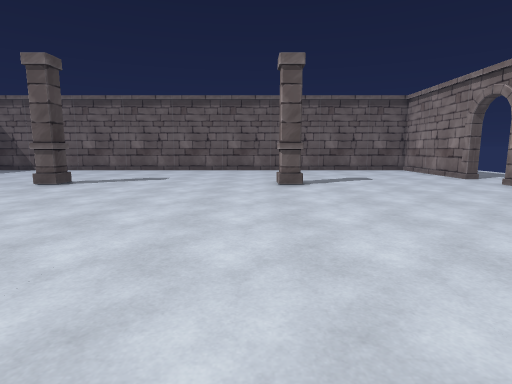
View 1 (above)

16 first-person views from a walk through a scene from a Unity 3-D project. The camera is 1.3 m above the floor, tilts 8° down and sees 80° across. Doors are open. The floor is counted in squares, 1 m on a side. Each view is taken from the middle of a square. On the plan, view 1 faces up. The plan holds only what a view shows up to about 14 squares ahead; the rest is blank. The player is left out. Some animated figures are not drawn.

View 2
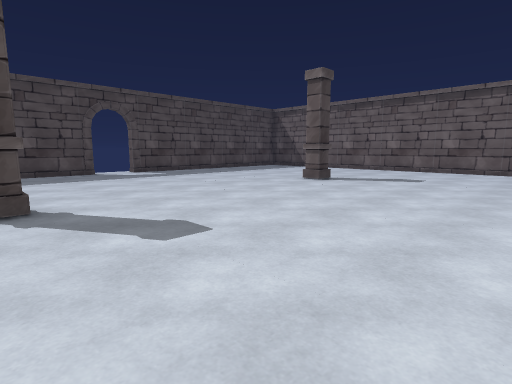

View 3
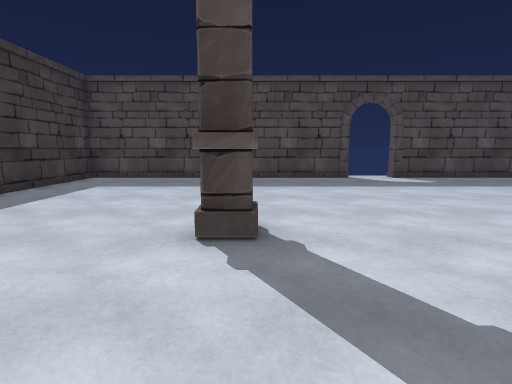

View 4
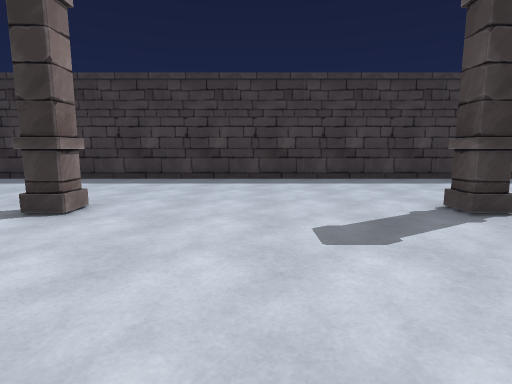

View 5
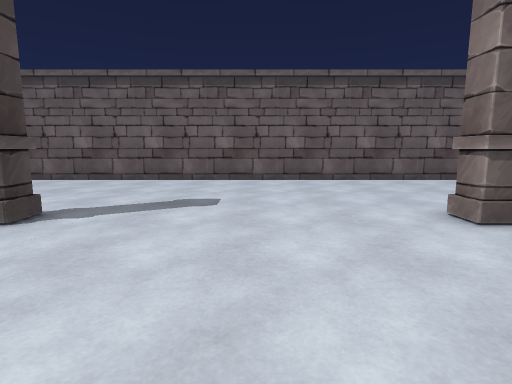

View 6
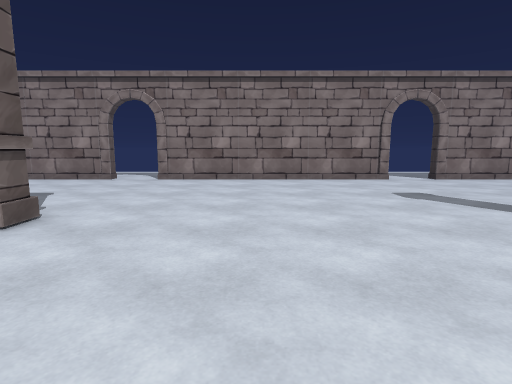

View 7
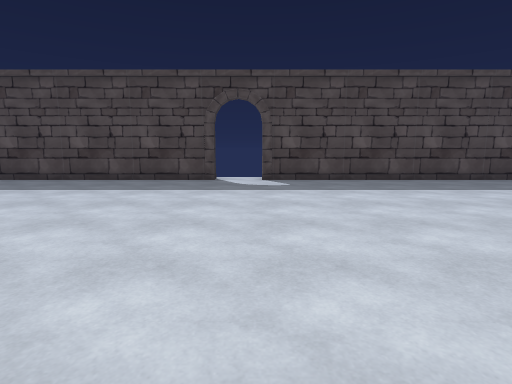

View 8
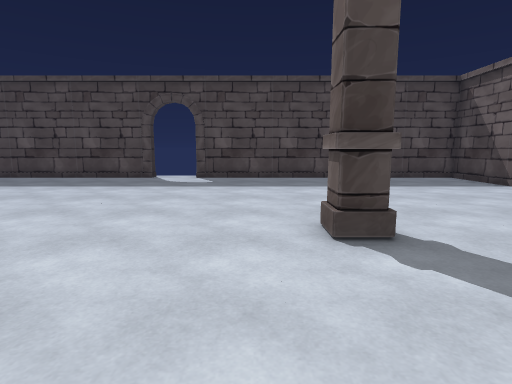

View 9
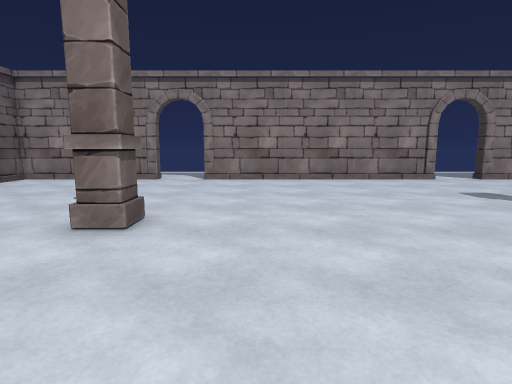

View 10
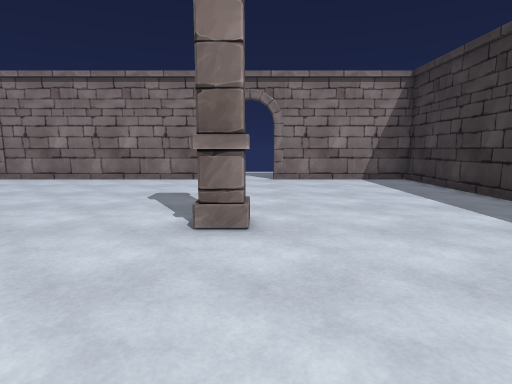

View 11
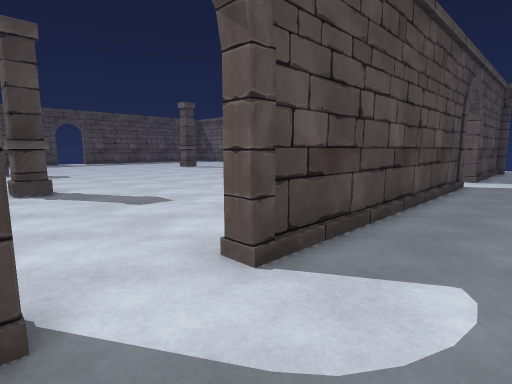

View 12
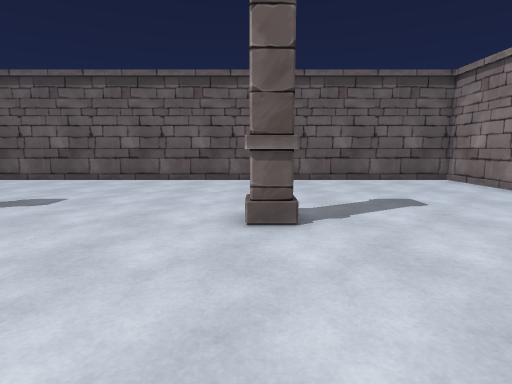

View 13
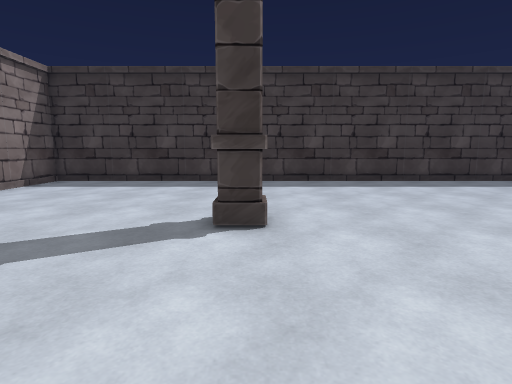

View 14
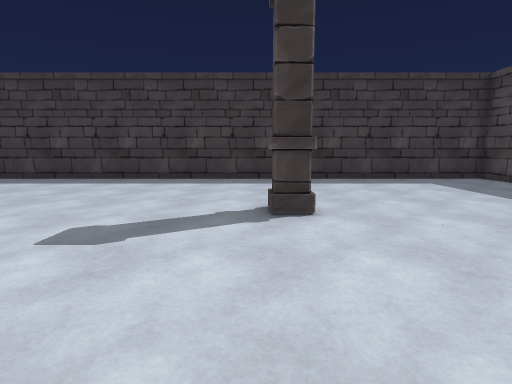

View 15
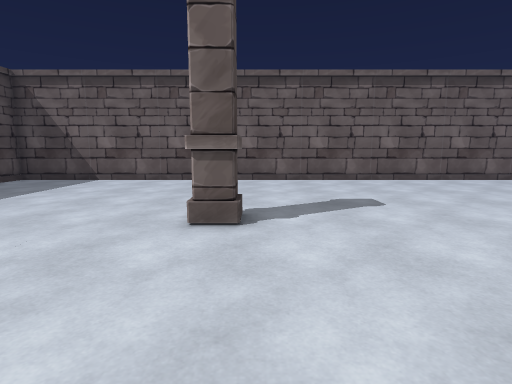

View 16
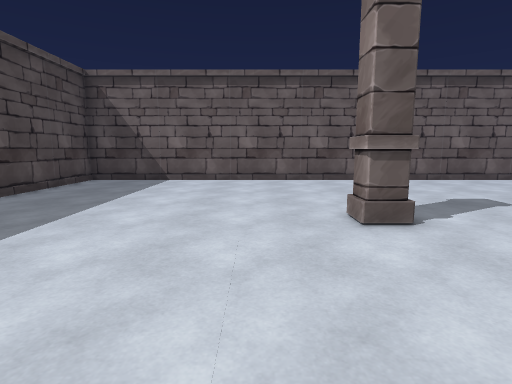

### Floor plan
Points are (right, up) in squares from view 1. A wall is a line through its corners. A room is listed if a view was taken in it or the views show most of it. See-through windows are left out.
Room 1 (views 1, 2, 3, 4, 5, 6, 7, 8, 9, 10, 12, 13, 14, 15, 16)
walls: (-17.1, 5.2) (-17.1, -6.6) (9.3, -6.6) (9.3, -0.8) (9.8, -0.8); (9.6, 1.3) (9.3, 1.3) (9.3, 11.3); (9.6, 13.3) (9.3, 13.3) (9.3, 19.1) (-17.1, 19.1) (-17.1, 7.2)
ways out: open door at (-17, 6.5) to room 2; open door at (10, 0.5) to room 2; open door at (10, 12.5) to room 2
objects: pillar (-8, 0) to (-7, 1); pillar (-8, 11) to (-7, 12); pillar (1, 0) to (2, 1); pillar (1, 11) to (2, 12)
Room 2 (view 11)
walls: (9.6, 11.2) (9.6, 1.3); (9.6, 16.6) (9.6, 13.3)
ways out: open door at (-17, 6.5) to room 1; open door at (10, 0.5) to room 1; open door at (10, 12.5) to room 1

Where each view was taken, in squares from view 1:
view 1: 0 up, 0 right, facing up
view 2: 0 up, 0 right, facing up-left
view 3: 1 up, 3 left, facing left
view 4: 7 up, 3 left, facing down
view 5: 6 up, 3 left, facing up
view 6: 7 up, 4 left, facing right
view 7: 7 up, 4 left, facing left
view 8: 10 up, 3 left, facing left
view 9: 9 up, 4 left, facing right
view 10: 0 up, 4 left, facing right
view 11: 1 down, 12 right, facing up-left
view 12: 6 up, 1 right, facing up
view 13: 6 up, 1 right, facing down
view 14: 7 up, 7 left, facing down
view 15: 6 up, 7 left, facing up
view 16: 6 up, 10 left, facing up
